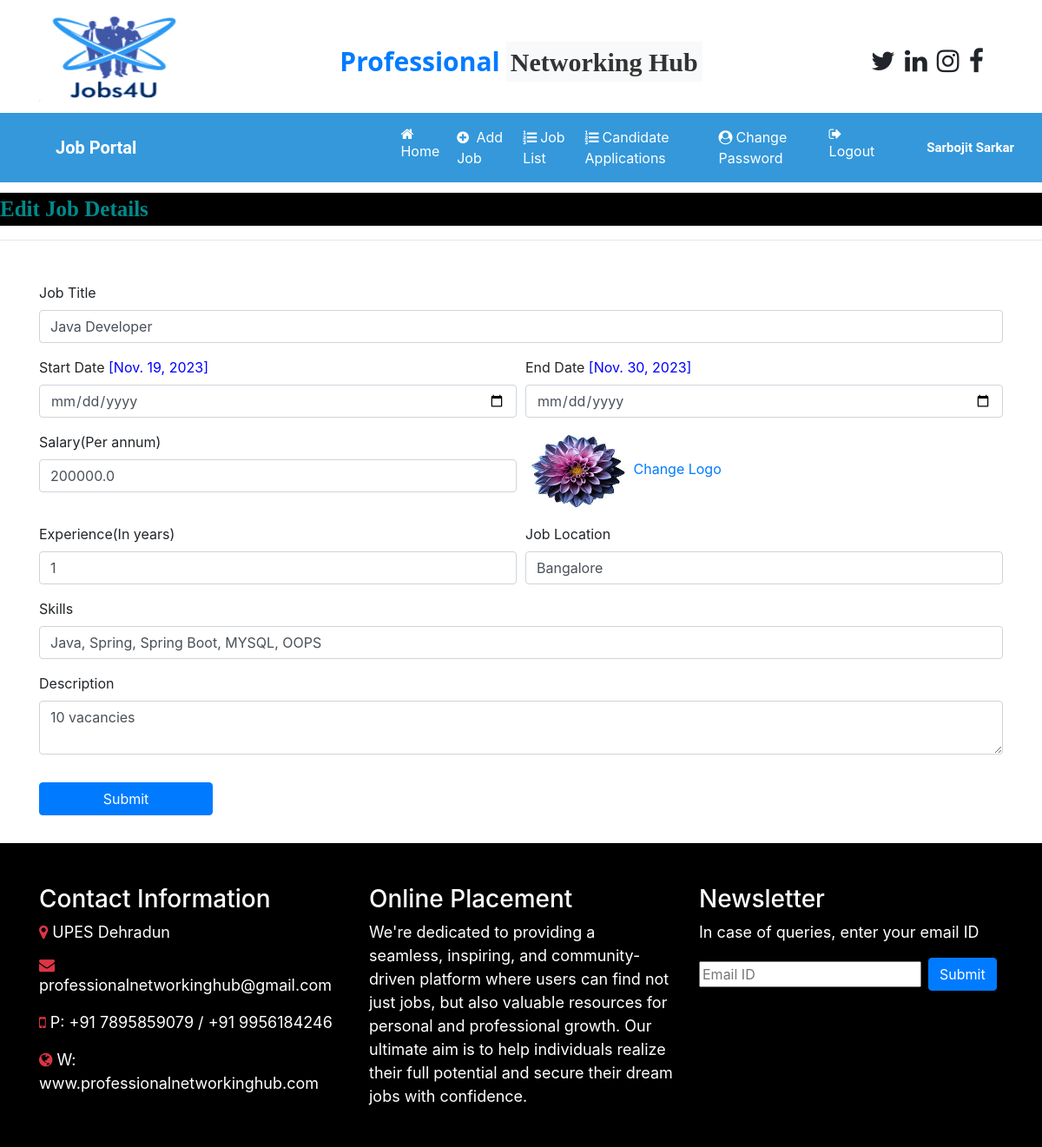
/edit_jobdetail/1 (signed in), run on the app's committed database.
### job/models.py (models this page shows, shortened)
class Jobs(models.Model):
    recruiter = models.ForeignKey(Recruiter, on_delete=models.CASCADE)
    start_date = models.DateField()
    end_date = models.DateField()
    title = models.CharField(max_length=100)
    salary = models.FloatField(max_length=20)
    image = models.FileField()
    description = models.CharField(max_length=300)
    experience = models.CharField(max_length=50)
    location = models.CharField(max_length=100)
    skills = models.CharField(max_length=100)
    creationdate = models.DateField()

### job/views.py (the view, shortened to what this page needs)
# urls.py: path('edit_jobdetail/<int:pid>',edit_jobdetail,name="edit_jobdetail"),
def edit_jobdetail(request,pid):
    if not request.user.is_authenticated:
        return redirect('recruiter_login')
    error = ""
    job = Jobs.objects.get(id=pid)
    d = {'error': error, 'job': job}
    return render(request,'edit_jobdetail.html',d)

### job/templates/edit_jobdetail.html (shortened to what this page needs)
{% load static %}
{% block body %}
{% include 'recruiter_navigation.html' %}
<marquee style="font-family: 'Monotype Corsiva' ; font-size: 25px ; color: darkcyan ; background-color: black ; font-weight: bold; margin-top: 1%">
    Edit Job Details
</marquee>
<hr>
<form class="container mt-5" method="post" enctype="multipart/form-data">
    <div class="form-row">
        <div class="form-group col-md-12">
            <label>Job Title</label>
            <input type="text" class="form-control" name="jobtitle" value="{{job.title}}" required>
        </div>
    </div>
    <div class="form-row">
        <div class="form-group col-md-6">
            <label>Start Date</label> <span style="color:blue">[{{job.start_date}}]</span>
            <input type="date" class="form-control" name="startdate"  required>
        </div>
        <div class="form-group col-md-6">
            <label>End Date</label>  <span style="color:blue">[{{job.end_date}}]</span>
            <input type="date" class="form-control" name="enddate" required>
        </div>
    </div>
    <div class="form-row">
        <div class="form-group col-md-6">
            <label>Salary(Per annum)</label>
            <input type="text" class="form-control" name="salary"  value="{{job.salary}}" required>
        </div>
        <div class="form-group col-md-6">
            <img src="{{job.image.url}}" width="120" height="90"> <a href="{% url 'change_companylogo' job.id %}">Change Logo</a>
        </div>
    </div>
    <div class="form-row">
        <div class="form-group col-md-6">
            <label>Experience(In years)</label>
            <input type="text" class="form-control" name="experience" value="{{job.experience}}" required>
        </div>
        <div class="form-group col-md-6">
            <label> Job Location</label>
            <input type="text" class="form-control" name="location" value="{{job.location}}" required>
        </div>
    </div>
    <div class="form-row">
        <div class="form-group col-md-12">
            <label>Skills</label>
            <input type="text" class="form-control" name="skills" placeholder="Enter skills required for the job" value="{{job.skills}}" required>
        </div>
    </div>
    <div class="form-row">
        <div class="form-group col-md-12">
            <label>Description</label>
            <textarea class="form-control" name="description" required>{{job.description}}</textarea>
        </div>
    </div>
    <input type="submit" value="Submit" class="btn btn-primary my-3" style="width:200px">
</form>
{% include 'footer.html' %}
{% endblock %}

### job/templates/recruiter_navigation.html (shortened to what this page needs)
<html>
<head>
    {% load static %}
  <link rel="stylesheet" href="https://cdn.jsdelivr.net/npm/bootstrap@4.6.2/dist/css/bootstrap.min.css">
    <link rel="stylesheet" href="https://cdnjs.cloudflare.com/ajax/libs/font-awesome/4.7.0/css/font-awesome.min.css">
</head>
<body>
<div class="container">
    <div class="row">
        <div class="col-sm-3">
            <img src="{% static 'images/job2.jpeg' %}"  style="width:170px; height:130px">
        </div>
        <div class="col-sm-6 mt-5 text-center">
            <span style="font-weight: bold; font-size: 30px">
              <span style="color: #007bff; font-family: 'Segoe UI', Tahoma, Geneva, Verdana, sans-serif;">Professional</span>
              <span style="background-color: #f8f9fa; padding: 5px;">
                <span style="color: #333; font-family: 'Georgia', serif;">Networking Hub</span>
              </span>
            </span>
        </div>
        <div class="col-sm-3 mt-5" style="padding-left: 10%">
<span style="font-weight:bold ; font-size: 30px ">
    <span><i class="fa fa-twitter pl-1"></i></span>
    <span><i class="fa fa-linkedin pl-1"></i></span>
    <span><i class="fa fa-instagram pl-1"></i></span>
    <span><i class="fa fa-facebook pl-1"></i></span>
</span>
        </div>
    </div>
</div>
<nav class="navbar navbar-expand-sm" style="background-color: #3498db;">
    <a class="navbar-brand text-white pl-5 font-weight-bold" style="font-family: 'Roboto', sans-serif; font-size:20px">Job Portal</a>
<Ul class="navbar-nav">
    <li class="nav-item">
        <a class="nav-link" href="{% url 'recruiter_home' %}" style="margin-left:280px"><i class="fa fa-home mr-1"></i>Home</a>
    </li>
    <li class="nav-item">
        <a class="nav-link" href="{% url 'add_job' %}" ><i class="fa fa-plus-circle mr-1"></i> Add Job</a>
    </li>
    <li class="nav-item">
        <a class="nav-link" href="{% url 'job_list' %}" ><i class="fa fa-list-ol mr-1"></i>Job List</a>
    </li>
    <li class="nav-item">
        <a class="nav-link" href="{% url 'applied_candidatelist' %}" ><i class="fa fa-list-ol mr-1"></i>Candidate Applications</a>
    </li>
    <li class="nav-item">
        <a class="nav-link" href="{% url 'change_passwordrecruiter' %}" ><i class="fa fa-user-circle mr-1"></i>Change Password</a>
    </li>
    <li class="nav-item">
        <a class="nav-link" href="{% url 'Logout' %}" ><i class="fa fa-sign-out mr-1"></i>Logout</a>
    </li>
</Ul>
<a class="navbar-brand text-white pl-5 font-weight-bold" style="font-family: 'Roboto', sans-serif; font-size:15px">{{request.user.first_name}} {{request.user.last_name}}</a>
</nav>
</body>
</html>

### job/templates/recruiter_navigation.html (style rules this page uses)
.nav-link { color: white !important ; margin-right : 4px; }

### data on the page
Jobs: jobtitle "Java Developer", start_date "Nov. 19, 2023", end_date "Nov. 30, 2023", salary "200000.0", image (picture), experience "1", location "Bangalore", skills "Java, Spring, Spring Boot, MYSQL, OOPS", description "10 vacancies"

### other printed values
{{ request.user.first_name }} "Sarbojit"
{{ request.user.last_name }} "Sarkar"
